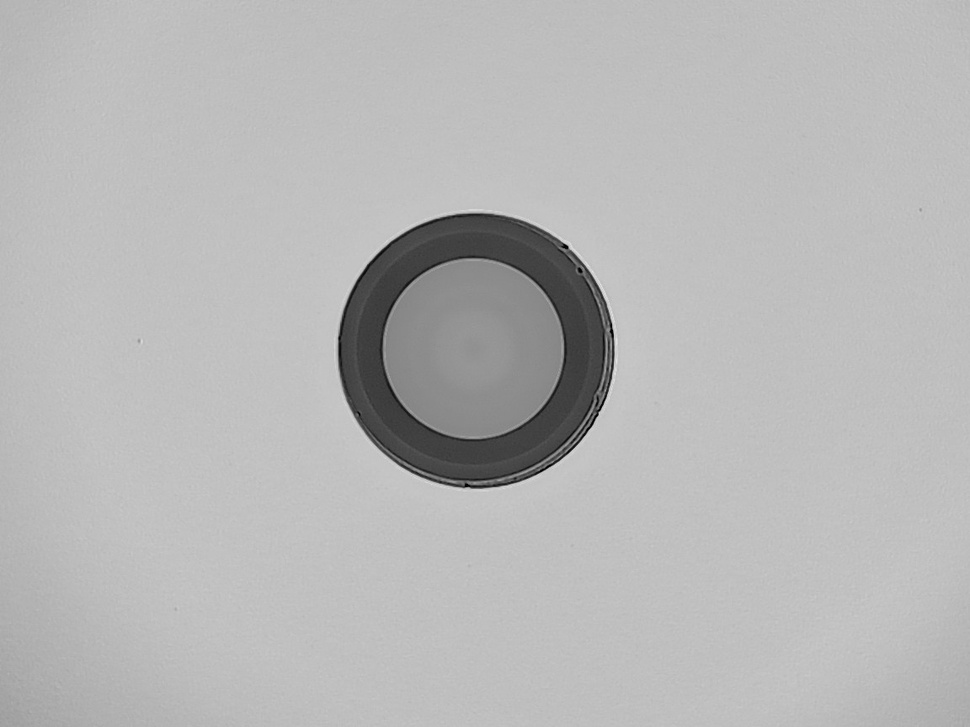
#> input picture current-process/old_version/image_batch/ima18.jpg, 970 x 727 px, shrunk from 1152 x 864 before the run
$ python solarize_effect.py ../../../../current-process/old_version/image_batch/ima18.jpg
#> lines starting #> are read from the running program, lines starting #| are printed output that depends on the picture; after the words box and inside, x2 and y2 are one past the last pixel; in counts of white or black regions, pixels touching at a corner belong together
#> further down, img is the input picture: shape (727, 970, 3); min 0, max 229, mean 182.7
#!/usr/bin/env python3
"""
Solarize Effect
Category: effects
"""
import cv2
import numpy as np


def process_image(image: np.ndarray) -> np.ndarray:
    """
    Solarize Effect

    Args:
        image: Input image (grayscale or color)

    Returns:
        Processed image
    """
    result = image.copy()

    # Solarize effect
    threshold = 128
    mask = result > threshold
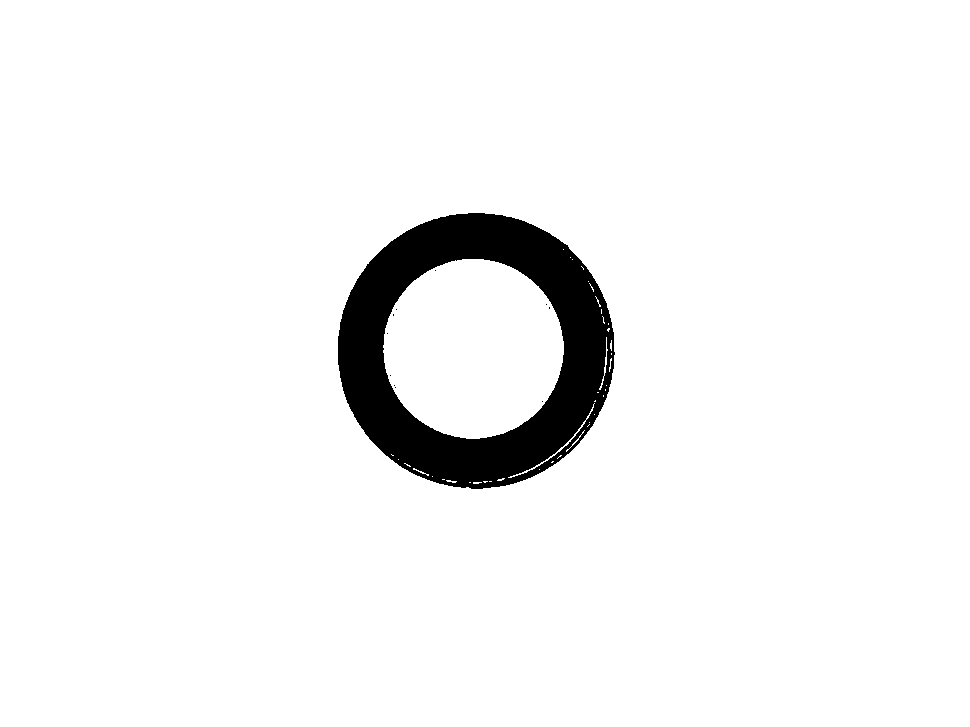
#> mask: shape (727, 970, 3) bool; 95.2% white; 11 black regions (10 under 20 px), largest, box (x1, y1, x2, y2) and area: (338, 213, 615, 489) 33992
    result[mask] = 255 - result[mask]
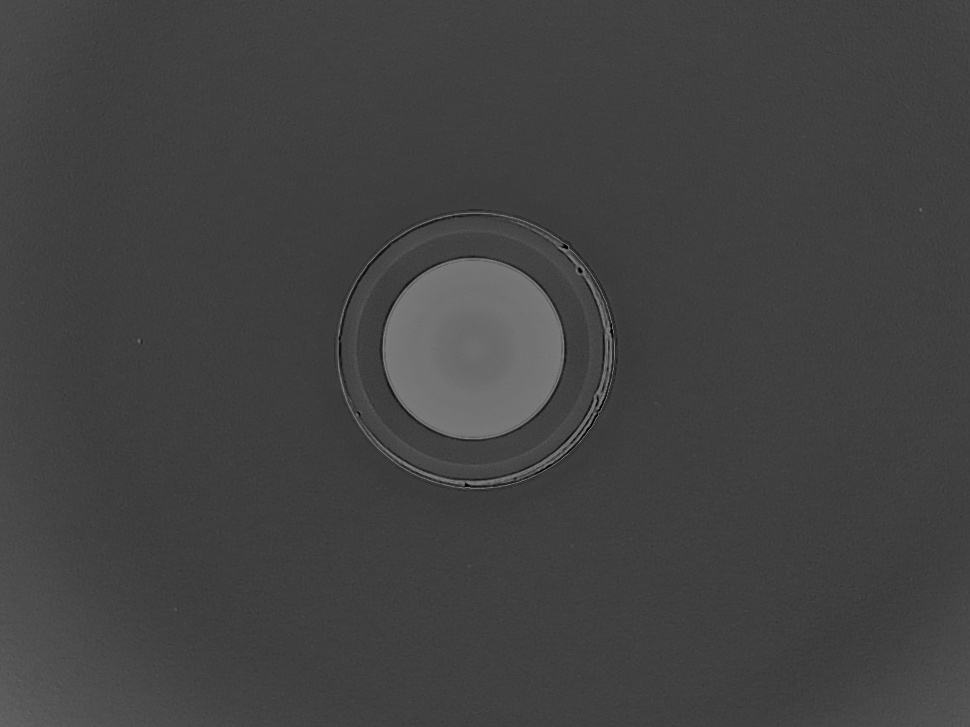
#> result: shape (727, 970, 3); min 0, max 128, mean 66.5

    return result

if __name__ == "__main__":
    import sys
    if len(sys.argv) > 1:
        img = cv2.imread(sys.argv[1], cv2.IMREAD_UNCHANGED)
        if img is not None:
            result = process_image(img)
            cv2.imwrite(f"solarize_effect_output.png", result)
            print(f"Saved to solarize_effect_output.png")
        else:
            print("Failed to load image")
    else:
        print(f"Usage: python solarize_effect.py <image_path>")

$ run again, on current-process/old_version/image_batch/img35.jpg
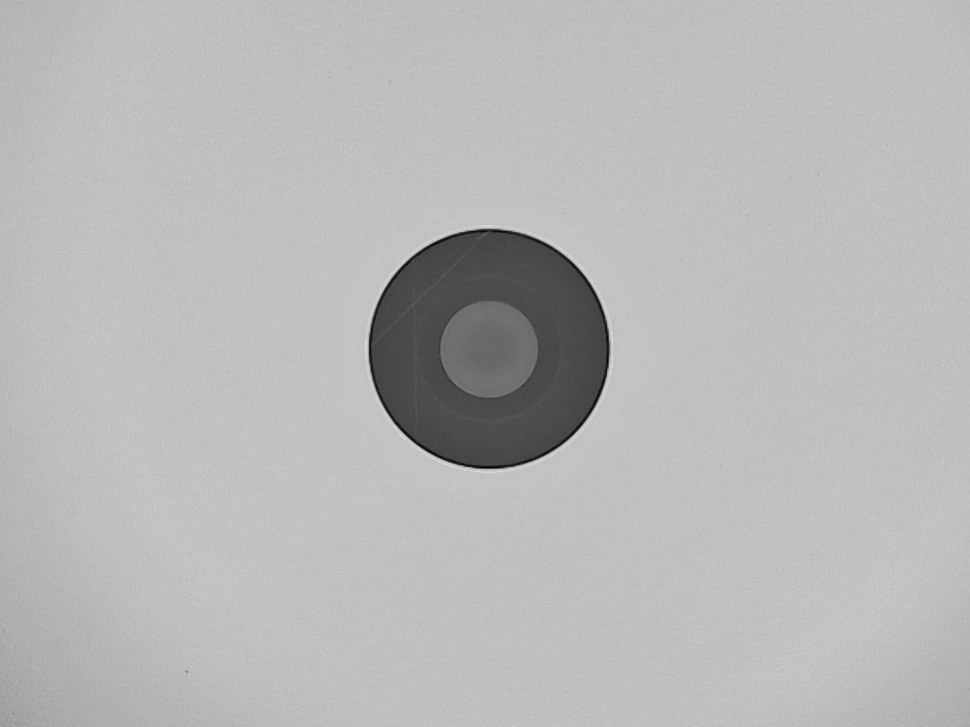
#> input picture current-process/old_version/image_batch/img35.jpg, 970 x 727 px, shrunk from 1152 x 864 before the run
#> img is the input picture: shape (727, 970, 3); min 2, max 223, mean 183.8
#> in process_image, `mask = result > threshold`:
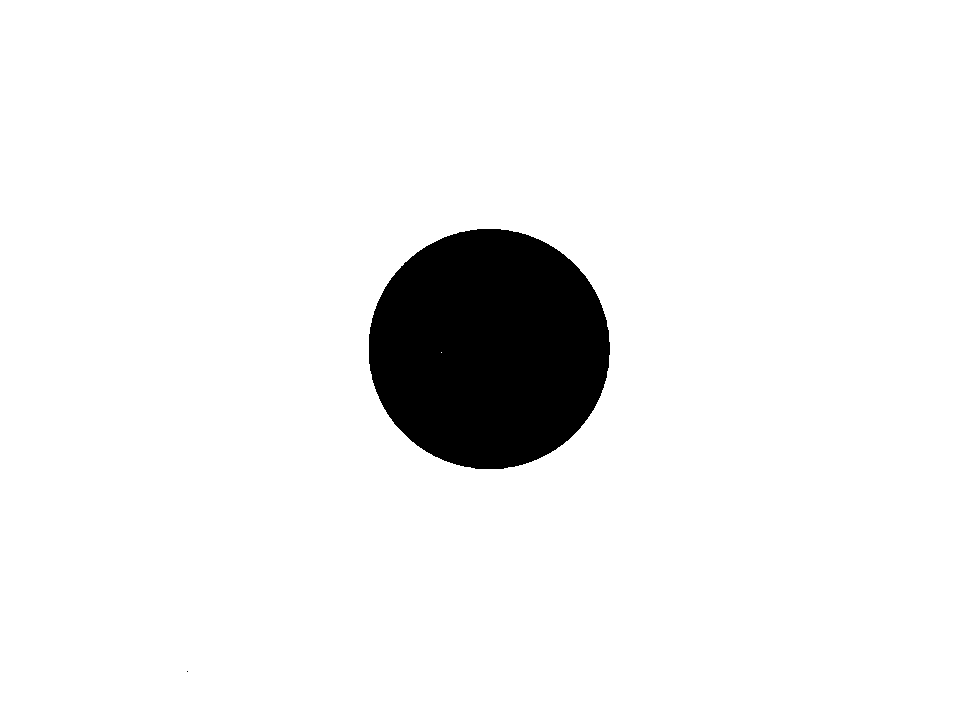
#> mask: shape (727, 970, 3) bool; 93.5% white; 2 black regions (1 under 20 px), largest, box (x1, y1, x2, y2) and area: (369, 229, 610, 469) 45523
#> in process_image, `result[mask] = 255 - result[mask]`:
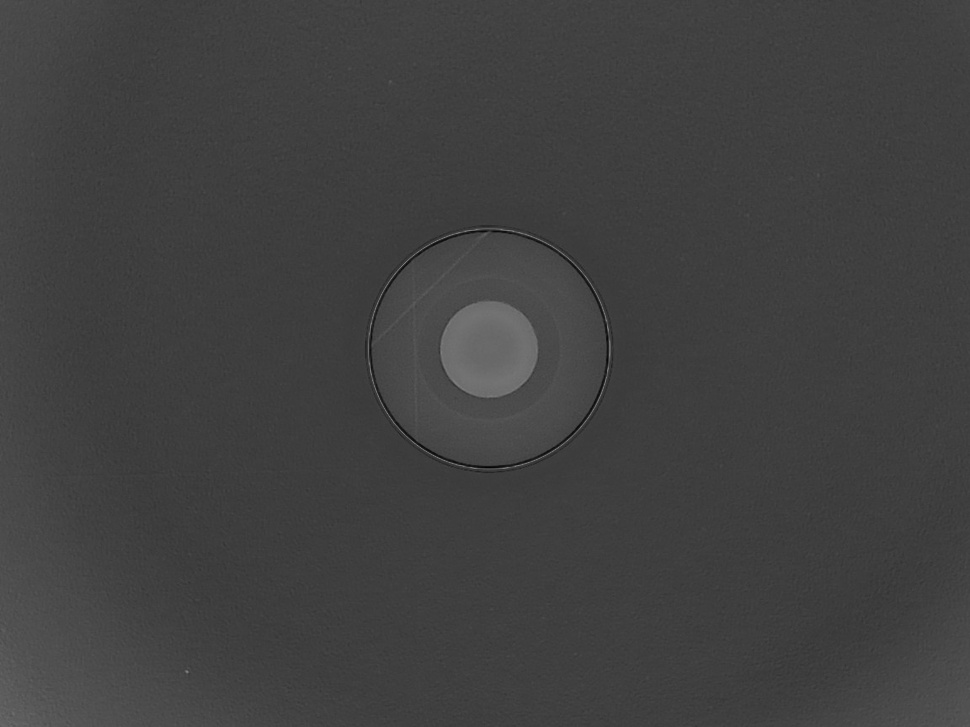
#> result: shape (727, 970, 3); min 2, max 128, mean 64.8

$ run again, on current-process/old_version/image_batch/img38.jpg
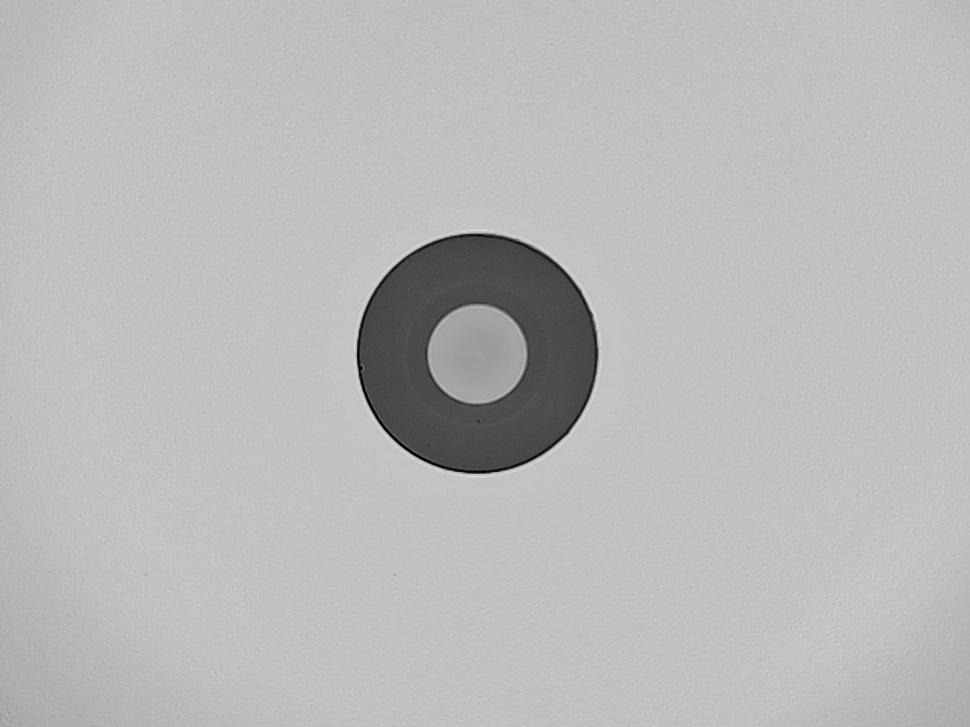
#> input picture current-process/old_version/image_batch/img38.jpg, 970 x 727 px, shrunk from 1152 x 864 before the run
#> img is the input picture: shape (727, 970, 3); min 0, max 225, mean 185.2
#> in process_image, `mask = result > threshold`:
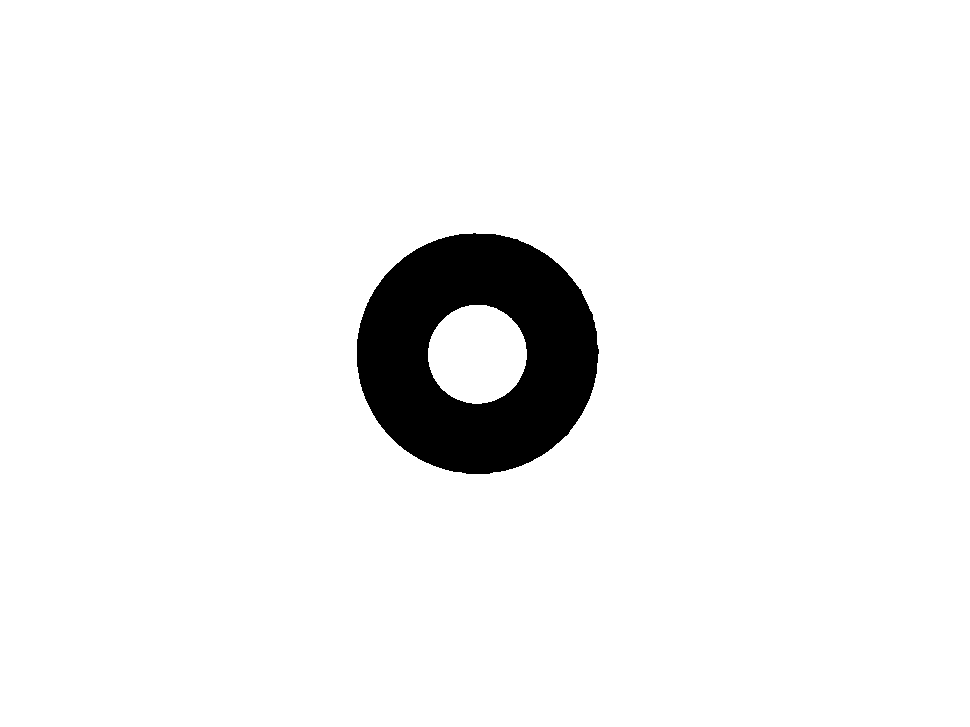
#> mask: shape (727, 970, 3) bool; 94.6% white; 1 black region, box (x1, y1, x2, y2) and area: (357, 233, 599, 474) 37991
#> in process_image, `result[mask] = 255 - result[mask]`:
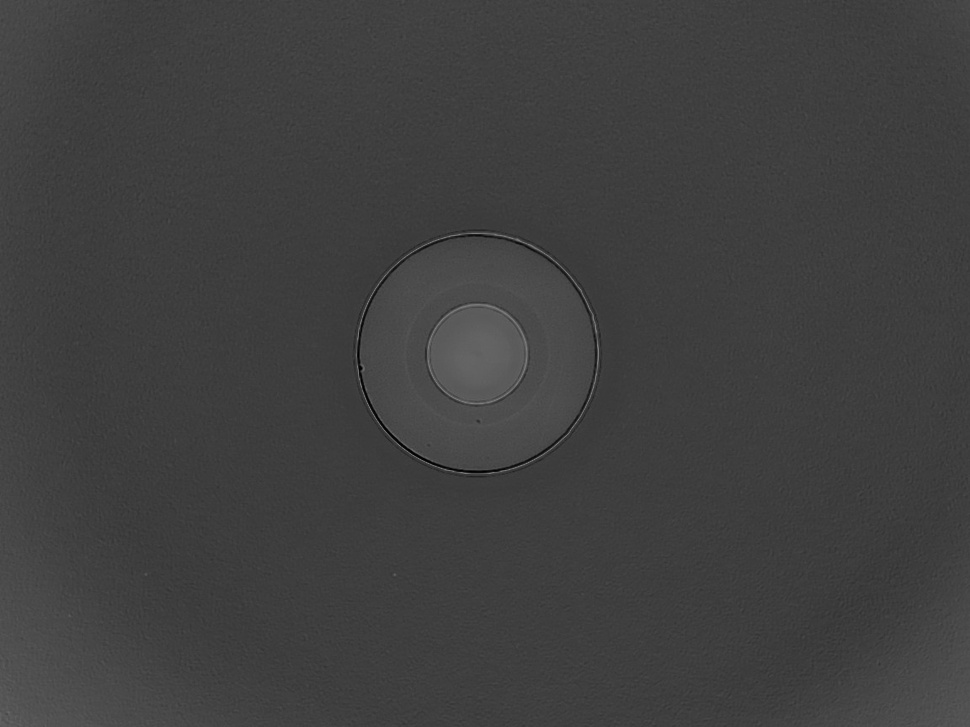
#> result: shape (727, 970, 3); min 0, max 128, mean 63.9
